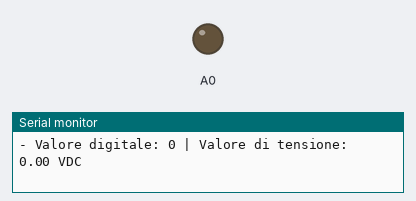
Bench run of a sketch on a simulated Arduino Uno R4 Minima. On the bench: output pins drawn as LEDs (lit = HIGH), the last lines printed to the serial monitor.

Above: at 0.05 s.
At 3.0 s:
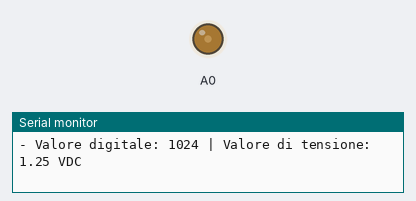
At 6.0 s:
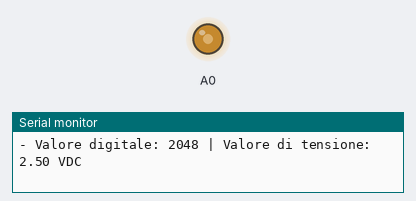
At 12.0 s:
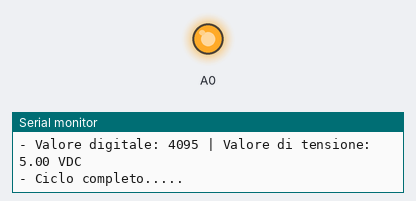
Timing chart, 0 to 15.6 s (numbered marks = the images above):
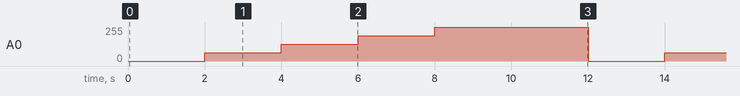

Measured:
- by itself, A0: repeats every 12.0 s: 127/255 2.0 s, 191/255 2.0 s, 255/255 4.0 s, 0/255 2.0 s, 63/255 2.0 s

The sketch:

Test_modulo_DAC_12bit_interno_Arduino_nano.ino
```cpp
void setup() {
  // Inizializzo il mdulo di comunicazione seriale
  Serial.begin(115200);


  long start = millis() + 2500; // a 2.5 secondi da adesso

   //Aspetto 2.5s prima che il monitor seriale risponda
   //Se la board non è collegata ad un PC il serial monitor non risponderà
   while(!Serial && (millis() < start))
   delay(500);


  // Imposto la risoluzione del DAC a 12 bit (massima)
  analogWriteResolution(12);

  Serial.println("- Arduino Nano R4 - Test del modulo DAC ");
  Serial.println("- Generazione di tensioni precise sul pin A0");
  Serial.println("- Collegare un ultimetro al piedino per controllare la tensione generata dal modulo");
}

void loop() {
  // Genera differenti livelli incrementali di tensione
  int dacValues[] = {0, 1024, 2048, 3072, 4095};
  float voltages[] = {0.0, 1.25, 2.5, 3.75, 5.0};

  for (int i = 0; i < 5; i++) {
    analogWrite(DAC, dacValues[i]);

    Serial.print("- Valore digitale: ");
    Serial.print(dacValues[i]);
    Serial.print(" | Valore di tensione: ");
    Serial.print(voltages[i], 2);
    Serial.println(" VDC");

    // Mantiene costanti i livelli di tensione per 2 secondi
    delay(2000);
  }

  Serial.println("- Ciclo completo.....");
  delay(2000);
}
```
